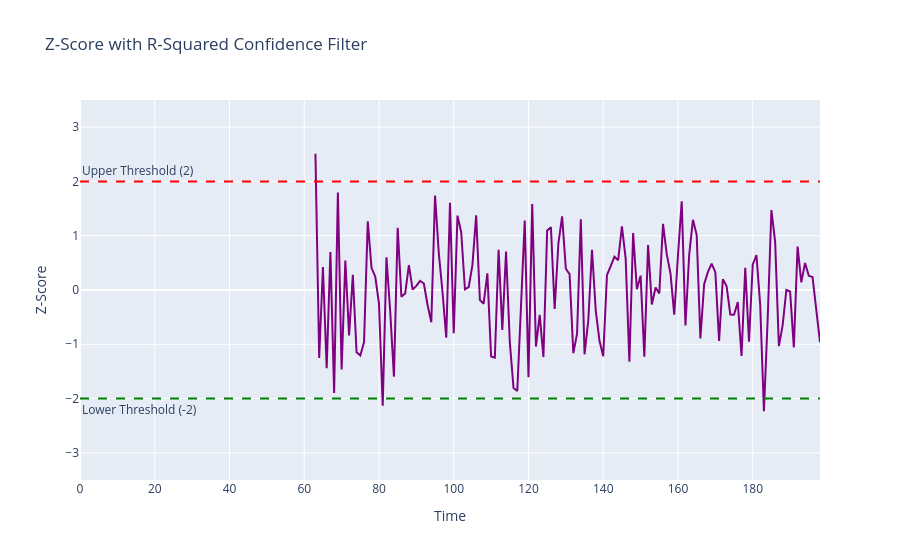

The notebook cell this image was saved under:
### Code cell
def main():
    df = create_index()
    df = GXY_log_returns(df)
    df = pair_log_returns(df, PAIR)
    df, coef, intercept = regression(df, PAIR)
    # df = test_linearity(df, coef, intercept, "PAIR")
    halflife = calculate_halflife(df['Residuals'])
    if not np.isfinite(halflife): halflife = 20
    std_dev = std_from_residuals(df['Residuals'])
    plot_residuals_with_std(df, df['Residuals'], std_dev)
    zscore = calculate_rolling_zscore(df['Residuals'], window=round(halflife * 100))
    plot_zscore_with_confidence(zscore, df['Rolling_R2'])
    plt.figure(figsize=(25, 6))
    plt.plot(df.Rolling_R2)

    return df

df = main()
# plt.figure(figsize=(12, 6))
# plt.plot(df["time"], df["EUR_Index_Returns"], label="EUR Index", color='blue')
# plt.plot(df["time"], df["EURUSD_Returns"], label="EURUSD", color='red')

### Figure 1 — Plotly figure (JSON) as saved in the notebook; plotly's stock layout.template omitted (floating-point values rounded to 4 significant figures; data arrays with more than 128 entries replaced by an {"elided": "..."} marker saying what was removed)
{"data": [{"line": {"color": "purple", "width": 2}, "mode": "lines", "name": "Z-Score", "type": "scatter", "x": {"elided": "199 int values"}, "y": {"elided": "199 float values"}}], "layout": {"annotations": [{"showarrow": false, "text": "Upper Threshold (2)", "x": 0, "xanchor": "left", "xref": "x domain", "y": 2, "yanchor": "bottom", "yref": "y"}, {"showarrow": false, "text": "Lower Threshold (-2)", "x": 0, "xanchor": "left", "xref": "x domain", "y": -2, "yanchor": "top", "yref": "y"}], "legend": {"orientation": "h", "x": 1, "xanchor": "right", "y": 1.02, "yanchor": "bottom"}, "shapes": [{"line": {"color": "red", "dash": "dash"}, "type": "line", "x0": 0, "x1": 1, "xref": "x domain", "y0": 2, "y1": 2, "yref": "y"}, {"line": {"color": "green", "dash": "dash"}, "type": "line", "x0": 0, "x1": 1, "xref": "x domain", "y0": -2, "y1": -2, "yref": "y"}], "title": {"text": "Z-Score with R-Squared Confidence Filter"}, "xaxis": {"title": {"text": "Time"}}, "yaxis": {"range": [-3.5, 3.5], "title": {"text": "Z-Score"}}}}
